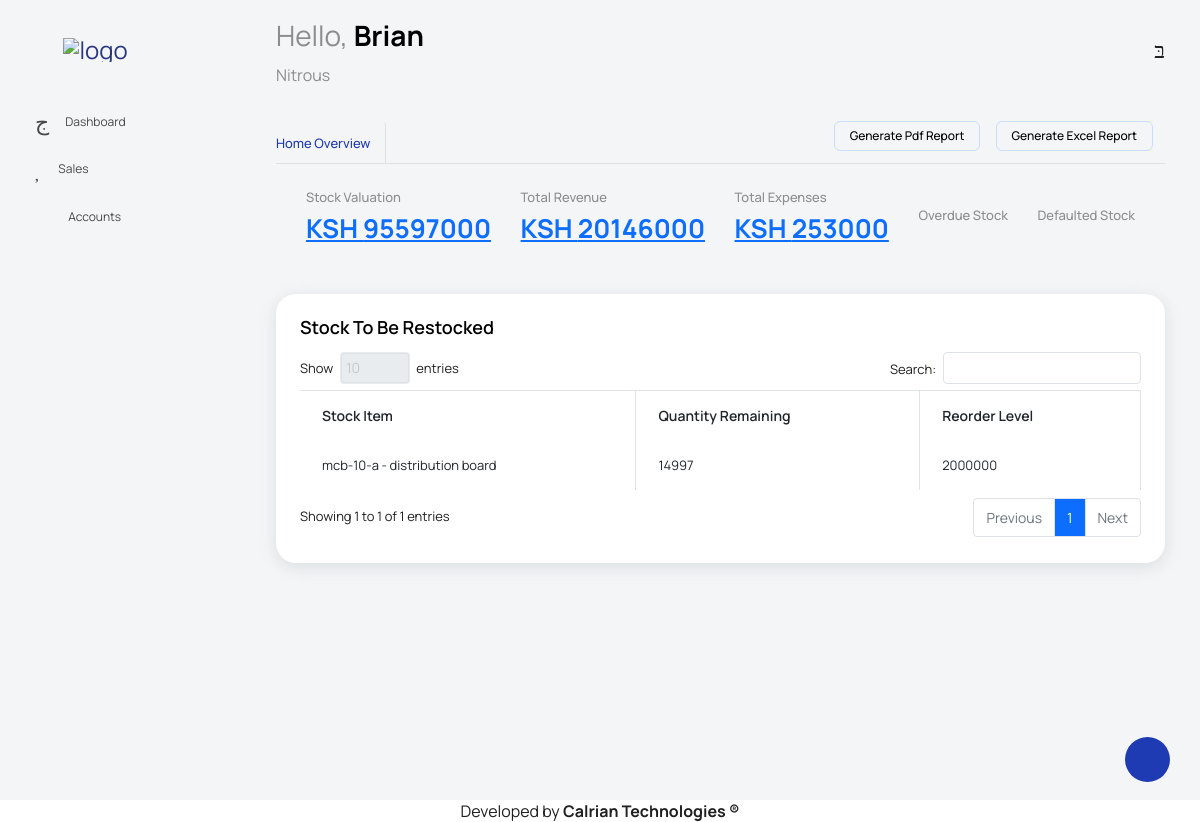
Before: /home/ (signed in) with the older database file.
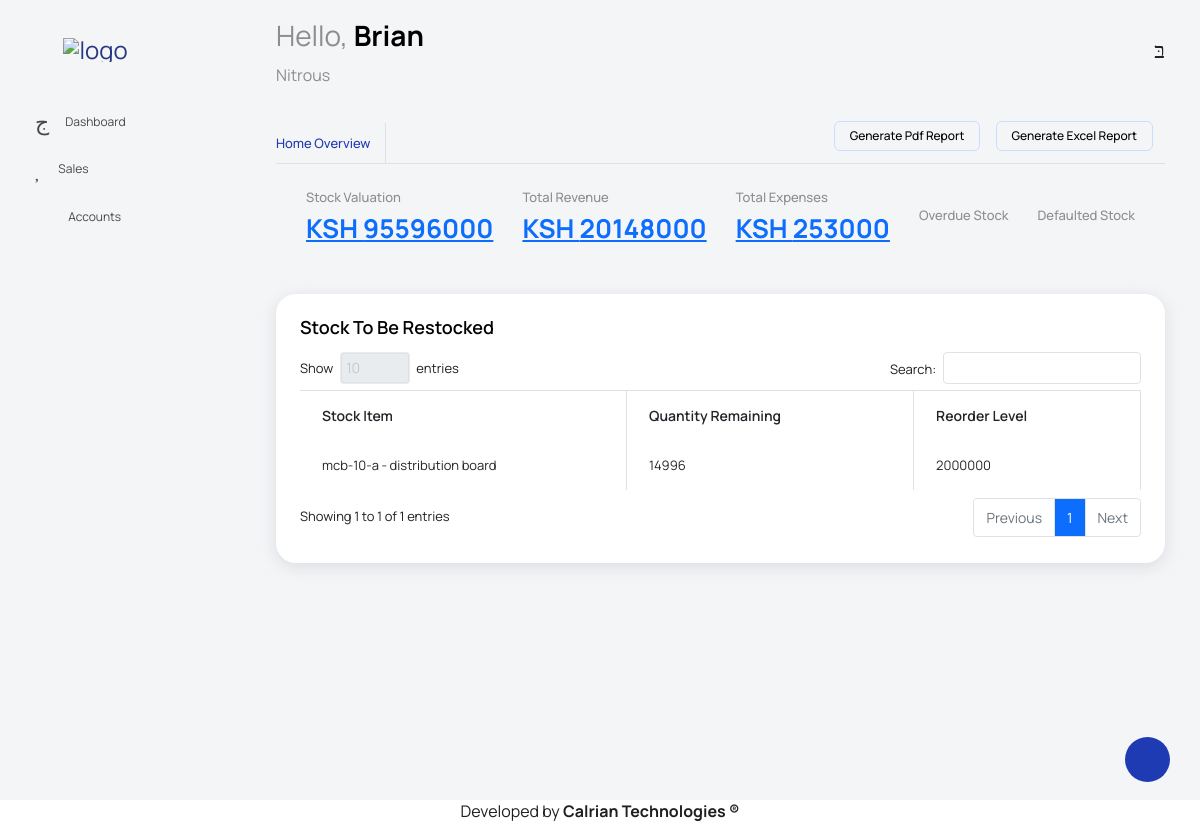
After: the same page with the newer database file.
### shop/models.py (models this page shows, shortened)
class Stock(models.Model):
    item = models.OneToOneField(Item, on_delete=models.CASCADE, primary_key=True)
    quantity = models.PositiveIntegerField()
    selling_price =models.PositiveIntegerField()
    date = models.DateTimeField(auto_now_add=True)
    def get_item_value(self):
        return self.item.unit_price * self.quantity

class Item(models.Model):
    code = models.CharField(max_length=20,null=False)
    name = models.CharField(max_length=20)
    category = models.ForeignKey(Category, on_delete=models.CASCADE)
    unit_price = models.PositiveIntegerField()
    def __str__(self):
        return f'{self.code} - {self.name}'

### shop/views.py (the view)
# urls.py: path('home/',HomePageView.as_view(),name = 'home'),
class HomePageView(TemplateView):
    template_name = 'shop/dashboard.html'
    def get(self, request, *args, **kwargs):
        reorder_levels = Reorder.objects.all()
        stock_below_reorder = {}
        for reorder_level in reorder_levels:
            stock_item = reorder_level.stock
            if stock_item.quantity <= reorder_level.level:
                if reorder_level.level not in stock_below_reorder:
                    stock_below_reorder[reorder_level.level] = [stock_item]
                else:
                    stock_below_reorder[reorder_level.level].append(stock_item)
        stocks = Stock.objects.all()
        total_valuation = sum(stock.get_item_value() for stock in stocks)
        sales = Sale.objects.all()
        total_revenue = sum(sale.amount_paid for sale in sales)
        expenses = Expenses.objects.all()
        total_expenses = sum(expense.amount for expense in expenses)
        context = {
            'stock_below_reorder': stock_below_reorder,
            'total_valuation': total_valuation,
            'total_revenue':total_revenue,
            'total_expenses':total_expenses,
        }
        return render(self.request, self.template_name, context)

### shop/templates/shop/dashboard.html (shortened to what the changed rows need)
{% extends 'shop/index.html' %}
{% load static %}
{% block content %}
<div class="main-panel">
    <div class="content-wrapper">
      <div class="row">
        <div class="col-sm-12">
          <div class="home-tab">
            <div class="tab-content tab-content-basic">
              <div class="tab-pane fade show active" id="overview" role="tabpanel" aria-labelledby="overview">
                <div class="row">
                  <div class="col-sm-12">
                    <div class="container-fluid statistics-details d-flex align-items-center justify-content-between">
                      <div>
                        <h3 class="rate-percentage">
                        <a href="{%url 'shop:stock'%}">KSH {{total_valuation}}</a>
                        </h3>
                      </div>
                      <div>
                        <h3 class="rate-percentage">
                        <a href="{%url 'shop:sales' sale_status='all'%}">KSH {{total_revenue}}</a>
                        </h3>
                      </div>
                    </div>
                  </div>
                </div>
                <div class="row">
                    <div class="col d-flex flex-column">
                      <div class="row flex-grow">
                        <div class="col-lg-12 grid-margin stretch-card">
                          <div class="card">
                            <div class="card-body overflow-auto">
                              <div class="table-responsive pt-3">
                                <table class="table table-bordered" id="dataTable" width="100%" cellspacing="0">
                                  <thead>
                                    <tr>
                                      <th>Stock Item</th>
                                      <th>Quantity Remaining</th>
                                      <th>Reorder Level</th>
                                    </tr>
                                  </thead>
                                  <tbody>
                                    {% for reorder_level, stock_items in stock_below_reorder.items %}
                                        {% for stock_item in stock_items %}
                                            <tr>
                                                <td>{{ stock_item.item }}</td>
                                                <td>{{ stock_item.quantity }}</td>
                                                <td>{{ reorder_level }}</td>
                                            </tr>
                                        {% endfor %}
                                    {% endfor %}
                                  </tbody>
                                </table>
                              </div>
                            </div>
                          </div>
                        </div>
                      </div>
                    </div>
                  </div>
                </div>
              </div>
            </div>
          </div>
        </div>
      </div>
    </div>
{% endblock  %}

Changed rows visible on the page:
changed Stock "mcb-10-a - distribution board": quantity "14997" → "14996"
Other visible differences:
{{ total_valuation }}: "95597000" → "95596000"
{{ total_revenue }}: "20146000" → "20148000"
